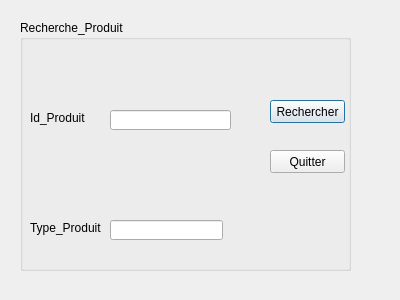
<?xml version="1.0" encoding="UTF-8"?>
<ui version="4.0">
 <class>Recherche_Produits</class>
 <widget class="QDialog" name="Recherche_Produits">
  <property name="geometry">
   <rect>
    <x>0</x>
    <y>0</y>
    <width>400</width>
    <height>300</height>
   </rect>
  </property>
  <property name="windowTitle">
   <string>Dialog</string>
  </property>
  <widget class="QGroupBox" name="groupBox">
   <property name="geometry">
    <rect>
     <x>20</x>
     <y>20</y>
     <width>331</width>
     <height>251</height>
    </rect>
   </property>
   <property name="title">
    <string>Recherche_Produit</string>
   </property>
   <widget class="QLabel" name="label">
    <property name="geometry">
     <rect>
      <x>10</x>
      <y>90</y>
      <width>71</width>
      <height>16</height>
     </rect>
    </property>
    <property name="text">
     <string>Id_Produit</string>
    </property>
   </widget>
   <widget class="QLabel" name="label_2">
    <property name="geometry">
     <rect>
      <x>10</x>
      <y>200</y>
      <width>71</width>
      <height>16</height>
     </rect>
    </property>
    <property name="text">
     <string>Type_Produit</string>
    </property>
   </widget>
   <widget class="QPushButton" name="pushButton">
    <property name="geometry">
     <rect>
      <x>250</x>
      <y>80</y>
      <width>75</width>
      <height>23</height>
     </rect>
    </property>
    <property name="text">
     <string>Rechercher</string>
    </property>
   </widget>
   <widget class="QPushButton" name="pushButton_2">
    <property name="geometry">
     <rect>
      <x>250</x>
      <y>130</y>
      <width>75</width>
      <height>23</height>
     </rect>
    </property>
    <property name="text">
     <string>Quitter</string>
    </property>
   </widget>
   <widget class="QLineEdit" name="lineEdit_idR">
    <property name="geometry">
     <rect>
      <x>90</x>
      <y>90</y>
      <width>121</width>
      <height>20</height>
     </rect>
    </property>
   </widget>
   <widget class="QLineEdit" name="lineEdit_TypeR">
    <property name="geometry">
     <rect>
      <x>90</x>
      <y>200</y>
      <width>113</width>
      <height>20</height>
     </rect>
    </property>
   </widget>
  </widget>
 </widget>
 <resources/>
 <connections/>
</ui>
